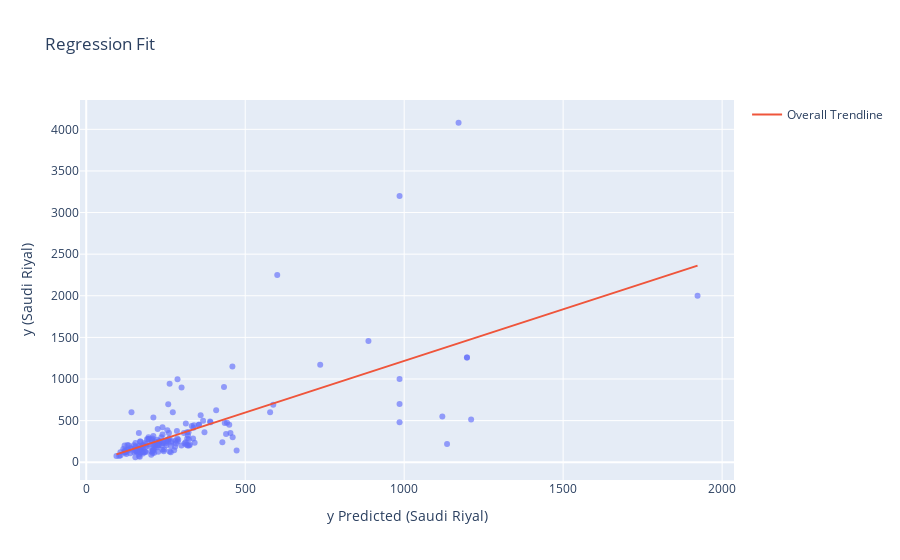

The notebook cell this image was saved under:
### Code cell
sns.set(style='darkgrid')
diagnostic_plot(X_test_poly_scaled,y_test )

### Figure 1 — Plotly figure (JSON) as saved in the notebook; plotly's stock layout.template omitted (floating-point values rounded to 4 significant figures; data arrays with more than 128 entries replaced by an {"elided": "..."} marker saying what was removed)
{"data": [{"hovertemplate": "y Predicted (Saudi Riyal) =%{x}<br>y (Saudi Riyal)=%{y}<extra></extra>", "legendgroup": "", "marker": {"color": "#636efa", "opacity": 0.65, "symbol": "circle"}, "mode": "markers", "name": "", "orientation": "v", "showlegend": false, "type": "scatter", "x": {"elided": "180 float values"}, "xaxis": "x", "y": {"elided": "180 float values"}, "yaxis": "y"}, {"hovertemplate": "<b>OLS trendline</b><br>y = 1.24059 * x + -23.2697<br>R<sup>2</sup>=0.461027<br><br>y Predicted (Saudi Riyal) =%{x}<br>y (Saudi Riyal)=%{y} <b>(trend)</b><extra></extra>", "legendgroup": "Overall Trendline", "line": {"color": "#EF553B"}, "mode": "lines", "name": "Overall Trendline", "showlegend": true, "type": "scatter", "x": {"elided": "180 float values"}, "xaxis": "x", "y": {"elided": "180 float values"}, "yaxis": "y"}], "layout": {"legend": {"tracegroupgap": 0}, "title": {"text": "Regression Fit"}, "xaxis": {"anchor": "y", "domain": [0, 1], "title": {"text": "y Predicted (Saudi Riyal) "}}, "yaxis": {"anchor": "x", "domain": [0, 1], "title": {"text": "y (Saudi Riyal)"}}}}
